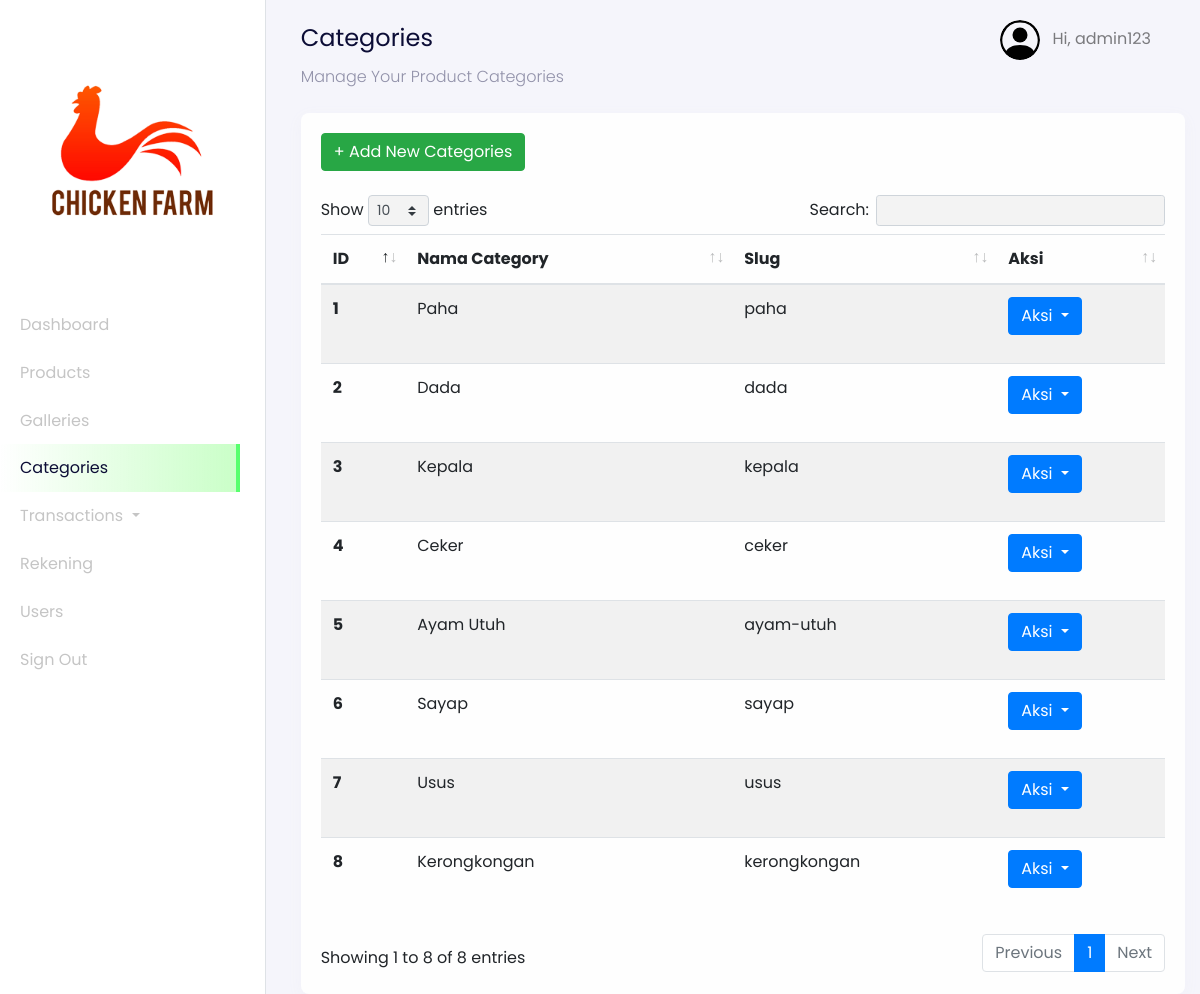
The app's page /admin?page=categories (signed in) with its own data.
### tables this page shows
CREATE TABLE `users` (
  `id_user` int(11) NOT NULL,
  `name` varchar(255) NOT NULL,
  `email` varchar(255) NOT NULL,
  `password` varchar(255) NOT NULL,
  `address` text DEFAULT NULL,
  `phone_number` varchar(255) NOT NULL,
  `postal_code` varchar(191) NOT NULL,
  `roles` varchar(255) NOT NULL
);

CREATE TABLE `categories` (
  `id` int(11) NOT NULL,
  `category_name` varchar(255) NOT NULL,
  `slug` varchar(255) NOT NULL
);

### config/config.php (called while the page is built, shortened)
<?php
$host = 'localhost';
$user = 'root';
$password = '';
$dbname = 'daging_online';
$conn = mysqli_connect($host, $user, $password, $dbname);
function query($query)
{
    global $conn;
    $result = mysqli_query($conn, $query);
    $rows = [];
    while ($row = mysqli_fetch_assoc($result)) {
        $rows[] = $row;
    }
    return $rows;
}
?>

### admin/dashboard-categories.php (the view, shortened to what this page needs)
<nav
  class="navbar navbar-expand-lg navbar-light navbar-store fixed-top"
  data-aos="fade-down"
>
  <div class="container-fluid">
    <div class="collpase navbar-collapse" id="navbarResponsive">
      <ul class="navbar-nav d-none d-lg-flex ml-auto">
        <li class="nav-item dropdown">
          <a
            href="#"
            class="nav-link"
            id="navbarDropdown"
            role="button"
            data-toggle="dropdown"
          >
          <img
              src="../assets/images/person-circle.svg"
              alt="profile"
              height="40px"
              class="rounded-circle mr-2 profile-picture"
            />
            <?php
              $id_user = $_SESSION['user'];
              $user = query("SELECT * FROM users WHERE id_user = $id_user")[0];
            ?>
            Hi, <?= $user["name"]; ?>
          </a>
        </li>
      </ul>
    </div>
  </div>
</nav>
<div class="section-content section-dashboard-home" data-aos="fade-up">
  <div class="container-fluid">
    <div class="dashboard-heading">
      <h2 class="dashboard-title">Categories</h2>
      <p class="dashboard-subtitle">Manage Your Product Categories</p>
    </div>
    <div class="dashboard-content">
      <div class="row mt-4">
        <div class="col-12">
          <div class="card">
            <div class="card-body">
              <div class="row mb-4">
                <div class="col-12">
                <a href="?page=categories-create" class="btn btn-success">
                  + Add New Categories
                </a>
                </div>
              </div>
              <div class="row">
                <div class="col-12">
                  <div class="table-responsive">
                    <table class="table table-striped table-hover w-100" id="table">
                      <thead>
                        <tr>
                          <th scope="col">ID</th>
                          <th scope="col">Nama Category</th>
                          <th scope="col">Slug</th>
                          <th scope="col">Aksi</th>
                        </tr>
                      </thead>
                      <tbody>
                        <?php
                          $no = 1;
                          $categories = query("SELECT * FROM categories");
                        ?>
                        <?php foreach ($categories as $category) : ?>
                          <tr>
                            <th scope="row" style="width: 10%;"><?= $no; ?></th>
                            <td><?= $category["category_name"]; ?></td>
                            <td><?= $category["slug"]; ?></td>
                            <td style="width: 20%;">
                              <div class="dropdown">
                                <button class="btn btn-primary dropdown-toggle" type="button" id="dropdownMenuButton" data-toggle="dropdown" aria-haspopup="true" aria-expanded="false">
                                  Aksi
                                </button>
                                <div class="dropdown-menu" aria-labelledby="dropdownMenuButton">
                                  <a class="dropdown-item" onclick="return confirm('Apakah Ingin Menghapus category Ini ?')" href="?page=categories-delete&id=<?= $category["id"]; ?>">Delete</button>
                                </div>
                              </div>
                            </td>
                          </tr>
                          <?php $no++ ?>
                        <?php endforeach;?>
                      </tbody>
                    </table>
                  </div>
                </div>
              </div>
            </div>
          </div>
        </div>
      </div>
    </div>
  </div>
</div>

### records on screen
users: name "admin123"
categories: category_name "Paha", slug "paha"
categories: category_name "Dada", slug "dada"
categories: category_name "Kepala", slug "kepala"
categories: category_name "Ceker", slug "ceker"
categories: category_name "Ayam Utuh", slug "ayam-utuh"
categories: category_name "Sayap", slug "sayap"
categories: category_name "Usus", slug "usus"
categories: category_name "Kerongkongan", slug "kerongkongan"
